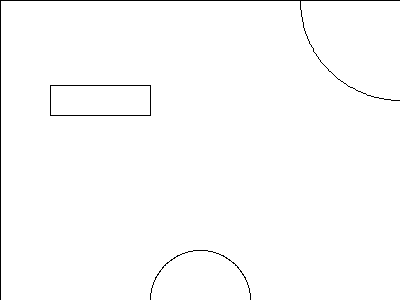

Source code (Python):
"""
UQAM - Winter 2018 - INF5071 - Group 20 - q2.py

This module allows the user generate a simple scene made of a certain number of
boxes and circles specified in a json file. The user may also specify a filename
to generate the image of the scene. If a filename has given, the user may also 
specify the properties of light ray. The trajectory of this light ray will be
traced on the image.

    $ python q2.py SC_FILE [<OPTINAL> IMG_FILE [<OPTINAL> OX,OY,DX,DY,I] ]
    
    SC_FILE  Relative path of the json scene file
    FILE     Relative path of the image file to be produced.
    OX       X coordinate of the light ray's origin point.
    OY       Y coordinate of the light ray's origin point.
    DX       X coordiante of the light ray's direction vector.
    DY       Y coordinate of the light ray's direction vector.
    I        Intensity of the light ray (number of rebounces).
 
author : Alexis Chretien (CHRA25049209)
date : February 26th, 2018
"""

import json
import os
import sys
from PIL import Image, ImageDraw, ImageColor
from pointvec import Point3D, Vector3D
from math import sqrt

ERR_INVALID_FILENAME = "Error : invalid filename"
ERR_LIGHT_RAY_PARAMS = "Error : invalid number of parameters for light ray object"
ERR_INVALID_JSON = "Error : invalid object(s) in json file. The scene " \
                 + "only allows circles and boxes"
ERR_NB_PARAMS = "Error : the program takes at least one argument"

class Scene(object):
    """ Class containing the informations on a scene and the objects it contains.
    
    Attributes:
        width (float): The width of the scene.
        height (float): The height of the scene.
        center (Point3D): The center of the scene.
        objects (list of Box, Circle): The objects present in the scene.
        lightRay (Ray, None): The light ray, if present in the scene. 
    """
    def __init__(self, jsonData, lightRay):
        """ Creates an instance of scene.

        Attributes:
            jsonData (dict): The json data containing the information of the scene
                             to be instanciated.
            lightRay (Ray, None): The initial light ray, if present in the scene.
        """
        self.width = jsonData.get('width')
        self.height = jsonData.get('height')
        self.center = Point3D(self.width/2, self.height/2, 0)
        self.objects = [ Box(self.center, self.width, self.height) ]
        self.lightRay = lightRay

        for o in jsonData.get('objects'):          
            type = o.get('type')  
            c = o.get('center')
            center = Point3D(c[0], c[1], 0) 

            if type == "circle":
                radius = o.get('radius')
                self.objects.append( Circle(center, radius) )
            elif type == "box":
                width  = o.get('width')
                height = o.get('height')
                self.objects.append( Box(center, width, height) )

    def drawScene(self):
        """ Draws the scene and saves the results to an image.

        Produces an image with the dimensions of the scene. The boxes and
        circles are drawn in black. If present, the light ray's trajectory 
        is drawn in orange.
        """         
        image = Image.new('RGB', (self.width, self.height), (255,255,255))
        draw  = ImageDraw.Draw(image)

        for o in self.objects[1:]:
            o.drawObject(draw)

        # If a light ray was specified
        while(self.lightRay != None and self.lightRay.intensity >= 0):            
            minDistance = float('inf')
            nextLightRay = None

            for o in self.objects:                    
                lightRay = o.reflectedRay(self.lightRay)

                if (lightRay != None):
                    distance = lightRay.origin.distance(self.lightRay.origin)
                    if (distance < minDistance): 
                        minDistance = distance
                        nextLightRay = lightRay                
                
            if (nextLightRay != None):        
                draw.line( (self.lightRay.origin.x, self.lightRay.origin.y, \
                            nextLightRay.origin.x, nextLightRay.origin.y), \
                            fill= "orange" )
            self.lightRay = nextLightRay
        image.save(sys.argv[2])

    def __repr__(self):
        """ Returns a string representation of self.
        """
        s = "Scene of dimensions {} x {}\n".format(self.width, self.height) \
            + "Containing {} objects:".format(len(self.objects))

        for o in self.objects[1:len(self.objects)]:
            s += "\n- " + o.__repr__()
            
        return s
        
class Circle(object):
    """ Class containing the informations of the a circle.

    Attributes:
        center (Point3D): The center of the circle.
        radius (float):   The radius of the circle.
    """
    def __init__(self, center, radius):
        """ Creates an instance of circle.
        """
        self.center = center
        self.radius = radius

    def drawObject(self, draw):
        """ Draws self to an image using the draw attribute.

        Args:
            draw (ImageDraw): The "drawer". Must already have an active image.
        """
        r = self.radius  
        x1 = self.center.x - r
        y1 = self.center.y - r
        x2 = self.center.x + r
        y2 = self.center.y + r
        draw.ellipse((x1, y1, x2, y2), outline=(0,0,0))
        
    def __repr__(self):
        """ Returns a string representation of self.
        """
        return "A circle of radius {}, centered in ({},{})" \
            .format(self.radius, self.center.x, self.center.y)

    def reflectedRay(self, lightRay):
        """ Returns the light ray reflected on self and originating
        from "lightRay", if exists. 

        Args:
            lightRay (Ray): The originating light ray

        Returns:
            Ray, None: The reflected light ray, if exists. "None" otherwise. 
        """
        distance = lightRay.origin - self.center

        a = lightRay.direction.square_norm()
        b = 2 * lightRay.direction.dot_product(distance)
        c = distance.square_norm() - self.radius ** 2
        d = b**2 - 4*a*c
        s = 1

        # no intersection
        if (d < 0):
            return None
        
        t1 = (-b - sqrt(b**2 - 4*a*c))/(2*a)
        t2 = (-b + sqrt(b**2 - 4*a*c))/(2*a)

        # no intersection
        if (t1 < 0.001 and t2 < 0.001):
            return None
        # two intersection, taking the closest one to lightRay's origin
        elif (t1 > 0.001 and t2 > 0.001):
            t = min([t1, t2])
        # one intersection, the one with a positive t value
        else:
            t = max([t1, t2])

        origin = Point3D(lightRay.origin.x + lightRay.direction.x*t,
                         lightRay.origin.y + lightRay.direction.y*t,
                         lightRay.origin.z + lightRay.direction.z*t)
        normal = origin - self.center
        direction = lightRay.direction.reflect(normal)

        return Ray(origin, direction, lightRay.intensity - 1)
    
class Box(object):
    """ Class containing the information on a box.

    Attributes:
        center (Point3D): The center of the box.
        width (float):    The width of the box.
        height (float):   The height of the box.
        lineSegments (list of LineSegments): The list of the four line segments
                                             making up the box.
    """    
    def __init__(self, center, width, height):
        """ Creates a box
        """
        self.center = center
        self.width = width
        self.height = height
      
        p1 = Point3D(center.x - width/2, center.y - height/2, 0)
        p2 = Point3D(center.x + width/2, center.y - height/2, 0)
        p3 = Point3D(center.x + width/2, center.y + height/2, 0)
        p4 = Point3D(center.x - width/2, center.y + height/2, 0)

        self.lineSegments = [LineSegment(p1, p2), \
                             LineSegment(p2, p3), \
                             LineSegment(p3, p4), \
                             LineSegment(p4, p1)]

    def drawObject(self, draw):
        """ Draws self to an image using the draw attribute.

        Args:
            draw (ImageDraw): The "drawer". Must already have an active image.
        """    
        p1 = self.lineSegments[0].p1
        p2 = self.lineSegments[2].p1

        draw.rectangle((p1.x, p1.y, p2.x, p2.y), outline=(0,0,0))

    def reflectedRay(self, lightRay):
        """ Returns the light ray reflected on self and originating
        from "lightRay", if exists. 

        Args:
            lightRay (Ray): The originating light ray

        Returns:
            Ray, None: The reflected light ray, if exists. "None" otherwise. 

        """
        reflectedRay = None
        minPoint = None
        minDistance = float('inf')

        # find the closest point of intersection between the ray and the box (if any).
        # Requires verifying each of the 4 segments.
        for seg in self.lineSegments:
            point = seg.intersection(lightRay)

            if(isinstance(point, Point3D)):
                distance = point.distance(lightRay.origin)

                if (distance < minDistance and distance != 0):
                    minPoint = point
                    minDistance = distance
                    dx = seg.p2.x - seg.p1.x
                    dy = seg.p2.y - seg.p1.y
                    normal = Vector3D(-dy, dx, 0)
  
        if (minPoint != None):
            direction =  lightRay.direction.reflect(normal) 
            reflectedRay = Ray(minPoint, direction, lightRay.intensity - 1)

 
        return reflectedRay
            
       
    def __repr__(self):
        """ Returns the string representation of self.
        """
        return "A box of width {} and height {}, centered in ({},{})" \
            .format(self.width, self.height, self.center.x, self.center.y)

class LineSegment(object):
    """ Class containing the informations of a line segment.

    Attributes:
        p1 (Point3D): The point at the start of the line segment.
        p2 (Point3D): The point at the end of the line segment.
    """
    def __init__(self, p1, p2):
        """ Creates a line segment.
        """
        self.p1 = p1
        self.p2 = p2

    def intersection(self, ray):
        """ Returns the intersection between self and line ray "ray", if exists.

        Args:  
            ray (Ray): The ray that may intersect with self.
     
        Returns:
            Point3D, None: The point of the intersection, if that point is unique. 
                           "None" if the intersection doesn't exist or isn't a single
                           point. 
        """
        # Step 1 : find the intersection point of the infinite lines associated
        # with segment line "self" and line ray "ray" 
        line1 = Line(self.p1, Vector3D(self.p2.x - self.p1.x, self.p2.y - self.p1.y, 0))
        line2 = Line(ray.origin, ray.direction)

        point = line1.intersection(line2)

        if (isinstance(point, Point3D) == False or point == ray.origin):
            return None
        
        # step 2 : Verify that the point is both inside the line segment "self" and
        # the line ray "ray"

        # For both axis, find min and max for line segment
        if (self.p1.x < self.p2.x):
            minSegX = self.p1.x
            maxSegX = self.p2.x
        else:
            minSegX = self.p2.x
            maxSegX = self.p1.x

        if (self.p1.y < self.p2.y):
            minSegY = self.p1.y
            maxSegY = self.p2.y
        else:
            minSegY = self.p2.y
            maxSegY = self.p1.y
        
        # For both axis, find min and max for line ray
        if (ray.direction.x > 0):
            minRayX = ray.origin.x
            maxRayX = float('inf')
        elif (ray.direction.x < 0):
            minRayX = -float('inf')
            maxRayX = ray.origin.x
        else:
            minRayX = ray.origin.x
            maxRayX = minRayX
        
        if (ray.direction.y > 0):
            minRayY = ray.origin.y
            maxRayY = float('inf')
        elif (ray.direction.y < 0):
            minRayY = -float('inf')
            maxRayY = ray.origin.y
        else:               
            minRayY = ray.origin.y
            maxRayY = minRayY
            
        if (minSegX <= point.x and point.x <= maxSegX and \
                minRayX <= point.x and point.x <= maxRayX and \
                minSegY <= point.y and point.y <= maxSegY and \
                minRayY <= point.y and point.y <= maxRayY):
            return point

        else:
            return None

 
class Ray(object):
    """ Class containing the informations of a line ray.

    Attributes:
        origin (Point3D): The origin of the ray.
        direction (Vector3D): The direction vector of the ray.
        intensity (int): The number of time the ray can rebounce.
    """
    def __init__(self, origin, direction, intensity):
        """ Creates a line ray
        """
        self.origin = origin
        self.direction = direction
        self.intensity = intensity   

    def __repr__(self):
        """ Returns a string representation of self.
        """
        return "A ray of intensity {}, oriented at {}, {}, centered in ({},{})" \
                    .format(self.intensity, self.direction.x, self.direction.y, \
                            self.origin.x, self.origin.y) 
       
class Line(object):
    """ Class containing the informations of an infinite line.

    Attributes:
        point (Point3D): a point along the line.
        direction (Vector3D): The direction of the line.
    """
    def __init__(self, point, direction):
        """ Creates an instance of line.
        """
        self.point = point
        self.direction = direction

    def intersection(self, line):
        """ Returns the intersection between self and another line.
        
        Args:
            line (Line): The line that may intersect with self. 

        Returns:
            Point3D, Line, None: The result of the intersection, which may be empty,
                                 a single point or the entire line. 
        """
        nullVector = Vector3D.zero()

        if(self.direction == nullVector or line.direction == nullVector):
            # No intersection
            return None

        p1 = self.point
        p2 = line.point

        # choosing another point p2 to represent "line" if p1 == p2
        if (p1 == p2):
            p2 = Point3D(p2.x + line.direction.x, p2.y + line.direction.y, p2.z + line.direction.z)

        if (line.contains(p1)):
            if (self.contains(p2)):
                # line and self represent the same line
                return self
            else:
                # Unique point
                return p1
        elif (self.contains(p2)):
            # Unique point
            return p2
        else:
            s = 1
            u = line.point - self.point
            v = line.direction.cross_product(u)
            w = line.direction.cross_product(self.direction)

            # Since we are in 2D, the z component for all point is 0, which means
            # that the result of any cross-product is a vector with both x and y = 0.
            # We only need to verify the z component.
            if (v.z == 0 or w.z == 0):
                # No intersection
                return None

            elif ( (v.z > 0 and w.z < 0) or \
                   (v.z < 0 and w.z > 0) ): 
                s = -s

            d = s * v.norm() / w.norm()

            px = p1.x + d * self.direction.x
            py = p1.y + d * self.direction.y
            pz = p1.z + d * self.direction.z
         
            return Point3D(px, py, pz)  
                 
                 
    def contains(self, point):
        """ Verifies if self contains a given point.

        Args:
            point (Point3D): The point to verify.
    
        Returns:
            bool: True if self contains "point", false otherwise.
        """
        p1 = self.point
        p2 = Point3D(p1.x + self.direction.x, p1.y + self.direction.y, 0)
         
        p1p0 = point - p1
        p1p2 = point - p2

        return (p1p0.cross_product(p1p2) == Vector3D.zero())
            
    
def loadScene():
    """ Returns the scene using data (json file path, light ray parameters) 
    specified in argv.
    
    Returns:
        Scene: The loaded scene. 
    """
    # Opening Json file
    cwd = os.path.dirname(os.path.realpath(__file__))
    sceneFile = cwd + "/" + sys.argv[1]

    try:
        jsonData = json.loads(open(sceneFile).read())
    except:
        print(ERR_INVALID_FILENAME)
        sys.exit(0)
          
    lightRay = None

    # creating Ray object if the parameters were specified
    if (len(sys.argv) > 3):
        params = [float(s) for s in sys.argv[3].split(",")]
        if (len(params) != 5):
            print(ERR_LIGHT_RAY_PARAMS)
            sys.exit(0)

        origin = Point3D(params[0], params[1], 0)
        direction = Vector3D(params[2], params[3], 0)
        intensity = params[4]
        lightRay = Ray(origin, direction, intensity)

    # creating scene object
    try:
       scene = Scene(jsonData, lightRay)
    except: 
        print(ERR_INVALID_JSON)
        sys.exit(0)

    return scene
                      
""" Main
"""
nbArgs = len(sys.argv)

if (nbArgs < 2):
    print(ERR_NB_PARAMS)
    sys.exit(0)

scene = loadScene()
print scene

if (nbArgs > 2):
    scene.drawScene()
        
